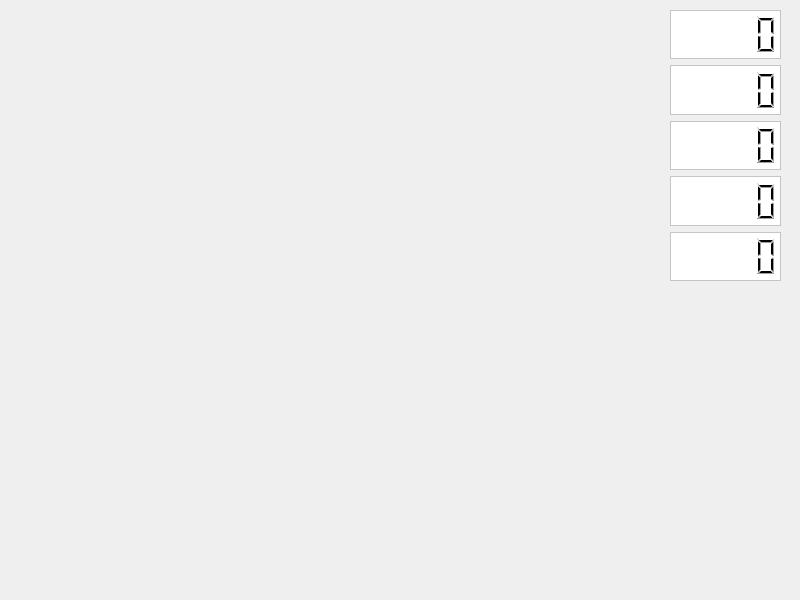
<?xml version="1.0" encoding="UTF-8"?>
<ui version="4.0">
 <class>LynktreeGUI</class>
 <widget class="QDialog" name="LynktreeGUI">
  <property name="geometry">
   <rect>
    <x>0</x>
    <y>0</y>
    <width>800</width>
    <height>600</height>
   </rect>
  </property>
  <property name="windowTitle">
   <string>Lynktree</string>
  </property>
  <widget class="QWidget" name="verticalLayoutWidget">
   <property name="geometry">
    <rect>
     <x>10</x>
     <y>10</y>
     <width>771</width>
     <height>571</height>
    </rect>
   </property>
   <layout class="QVBoxLayout" name="lyMaps"/>
  </widget>
  <widget class="QWidget" name="">
   <property name="geometry">
    <rect>
     <x>670</x>
     <y>10</y>
     <width>111</width>
     <height>271</height>
    </rect>
   </property>
   <layout class="QVBoxLayout" name="verticalLayout">
    <item>
     <widget class="QLCDNumber" name="lcdFFMC">
      <property name="autoFillBackground">
       <bool>false</bool>
      </property>
      <property name="styleSheet">
       <string notr="true">background-color:rgb(255, 255, 255)</string>
      </property>
      <property name="frameShape">
       <enum>QFrame::StyledPanel</enum>
      </property>
      <property name="frameShadow">
       <enum>QFrame::Plain</enum>
      </property>
     </widget>
    </item>
    <item>
     <widget class="QLCDNumber" name="lcdDMC">
      <property name="autoFillBackground">
       <bool>false</bool>
      </property>
      <property name="styleSheet">
       <string notr="true">background-color:rgb(255, 255, 255)</string>
      </property>
      <property name="frameShape">
       <enum>QFrame::StyledPanel</enum>
      </property>
      <property name="frameShadow">
       <enum>QFrame::Plain</enum>
      </property>
     </widget>
    </item>
    <item>
     <widget class="QLCDNumber" name="lcdDC">
      <property name="autoFillBackground">
       <bool>false</bool>
      </property>
      <property name="styleSheet">
       <string notr="true">background-color:rgb(255, 255, 255)</string>
      </property>
      <property name="frameShape">
       <enum>QFrame::StyledPanel</enum>
      </property>
      <property name="frameShadow">
       <enum>QFrame::Plain</enum>
      </property>
     </widget>
    </item>
    <item>
     <widget class="QLCDNumber" name="lcdISI">
      <property name="autoFillBackground">
       <bool>false</bool>
      </property>
      <property name="styleSheet">
       <string notr="true">background-color:rgb(255, 255, 255)</string>
      </property>
      <property name="frameShape">
       <enum>QFrame::StyledPanel</enum>
      </property>
      <property name="frameShadow">
       <enum>QFrame::Plain</enum>
      </property>
     </widget>
    </item>
    <item>
     <widget class="QLCDNumber" name="lcdBUI">
      <property name="autoFillBackground">
       <bool>false</bool>
      </property>
      <property name="styleSheet">
       <string notr="true">background-color:rgb(255, 255, 255)</string>
      </property>
      <property name="frameShape">
       <enum>QFrame::StyledPanel</enum>
      </property>
      <property name="frameShadow">
       <enum>QFrame::Plain</enum>
      </property>
     </widget>
    </item>
   </layout>
  </widget>
 </widget>
 <resources/>
 <connections/>
</ui>
